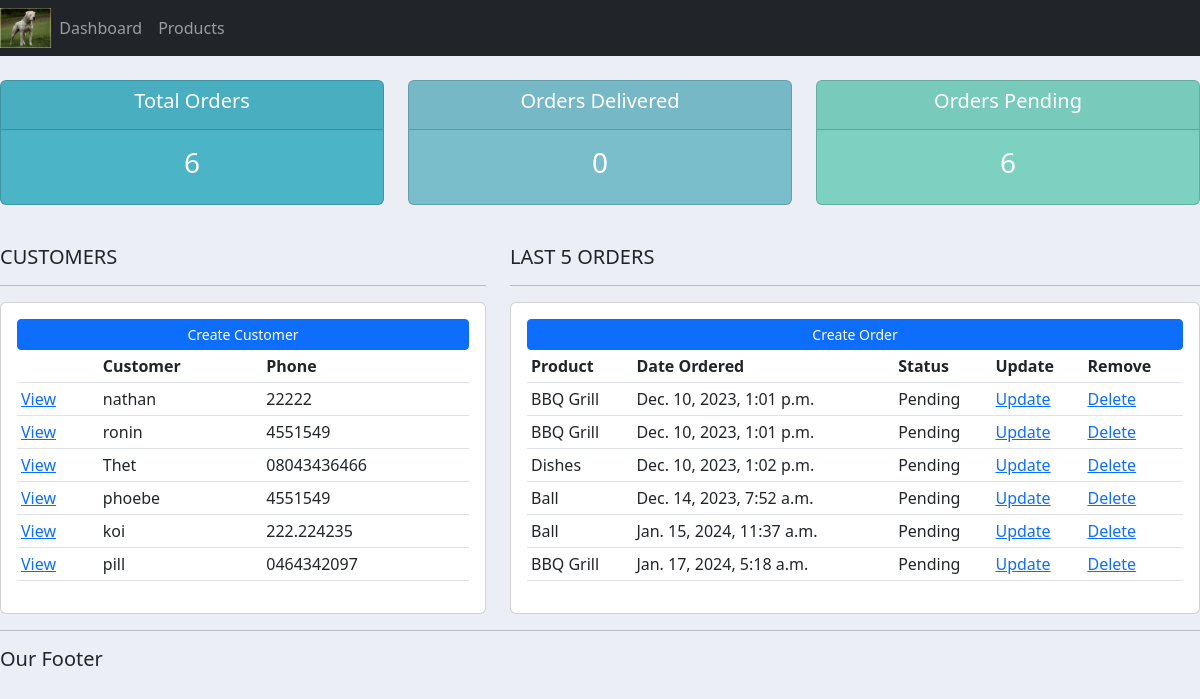
Before: / with the older database file.
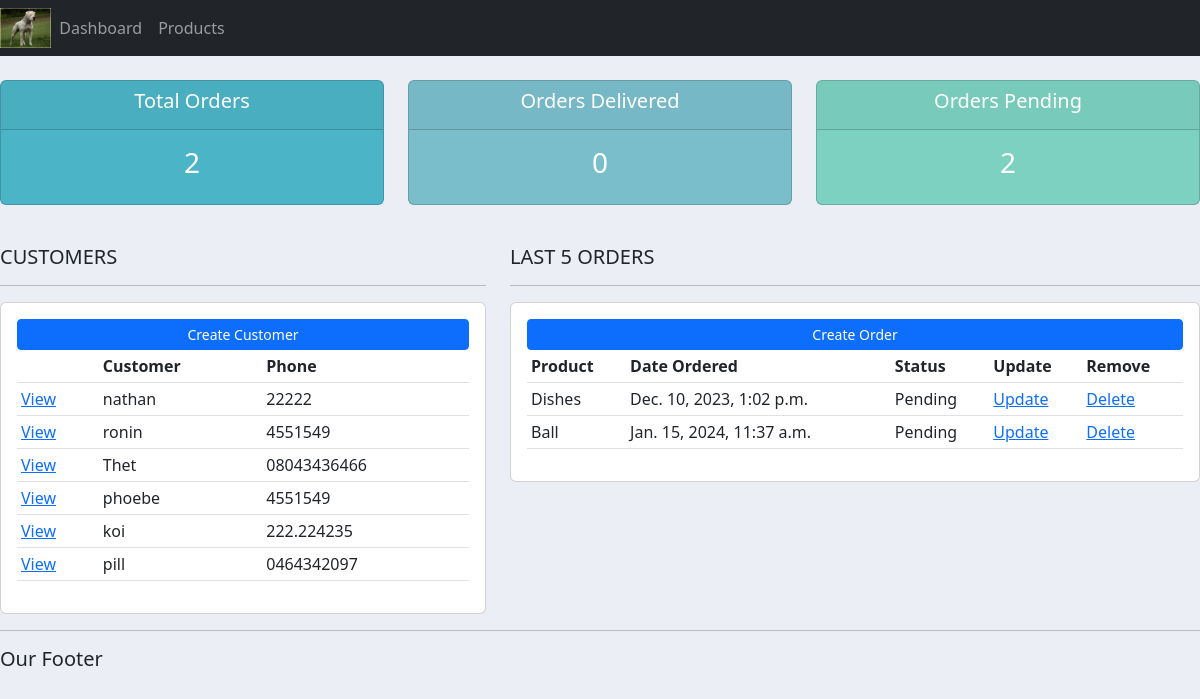
After: the same page with the newer database file.
### accounts/models.py (models this page shows, shortened)
class Customer(models.Model):
    name = models.CharField(max_length=50, null=True) #null=True essentially makes it OK to not set a default value
    phone = models.CharField(max_length=30, null=True)
    email = models.CharField(max_length=50, null=True)
    date_created = models.DateTimeField(auto_now_add=True)

class Order(models.Model):
    STATUS = (
                ('Pending', 'Pending'),
                ('Out for delivery', 'Out for delivery'),
                ('Delivered', 'Delivered')
    )
    customer = models.ForeignKey(Customer, null=True, on_delete=models.SET_NULL)
    product = models.ForeignKey(Product, null=True, on_delete=models.SET_NULL)
    date_created = models.DateTimeField(auto_now_add=True)
    status = models.CharField(max_length=50, null=True, choices=STATUS)

class Product(models.Model):
    CATEGORY = (
                    ('Indoor', 'Indoor'),
                    ('Outdoor', 'Outdoor'),
    )
    name = models.CharField(max_length=50, null=True)
    price = models.FloatField(null=True)
    category = models.CharField(max_length=200, null=True, choices=CATEGORY)
    description = models.CharField(max_length=200, null=True, blank=True)
    date_created = models.DateTimeField(auto_now_add=True)
    tags = models.ManyToManyField(Tag)
    def __str__(self):
        return self.name

### accounts/views.py (the view)
# urls.py: path('', views.home, name='home'),
def home(request):
    orders = Order.objects.all()
    customers = Customer.objects.all()
    total_customers = customers.count()
    total_orders = orders.count()
    delivered = orders.filter(status = "Delivered").count()
    pending = orders.filter(status = "Pending").count()
    context = {'orders' : orders,
               'customers' : customers,
               'total_orders' : total_orders,
               'delivered' : delivered,
               'pending' : pending,
               }
    return render(request, 'accounts/dashboard.html', context)

### accounts/templates/accounts/dashboard.html
{% extends 'accounts/main.html' %}
{% block content %}
{% include 'accounts/status.html' %}
<br>
<div class="row">
    <div class="col-md-5">
        <h5>CUSTOMERS</h5>
        <hr>
        <div class="card card-body">
            <a class="btn btn-primary  btn-sm btn-block" href="">Create Customer</a>
                <table class="table table-sm">
                    <tr>
                        <th></th>
                        <th>Customer</th>
                        <th>Phone</th>
                    </tr>
                    {% for customer in customers %}
                    <tr>
                     <td><a href="{% url 'customer' customer.id %}">View</a></td>
                     <td>{{ customer.name }}</td>
                     <td>{{ customer.phone }}</td>
                    </tr>
                     {% endfor %}
                </table>
        </div>
    </div>
    <div class="col-md-7">
        <h5>LAST 5 ORDERS</h5>
        <hr>
        <div class="card card-body">
            <a class="btn btn-primary  btn-sm btn-block" href="{% url 'create_order' %}">Create Order</a>
            <table class="table table-sm">
                <tr>
                    <th>Product</th>
                    <th>Date Ordered</th>
                    <th>Status</th>
                    <th>Update</th>
                    <th>Remove</th>
                </tr>
                {% for order in orders %}
               <tr>
                <td>{{ order.product }}</td>
                <td>{{ order.date_created }}</td>
                <td>{{ order.status }}</td>
                <td><a href="{% url 'update_order' order.id %} ">Update</a></td>
                <td><a href="{% url 'delete_order' order.id %} ">Delete</a></td>
                {% endfor %}
               </tr>
            </table>
        </div>
    </div>
</div>
{% endblock %}

### accounts/templates/accounts/main.html (shortened to what this page needs)
{% load static %}
<!DOCTYPE html>
<html>
    <head>
        <link rel="stylesheet" href="https://cdn.jsdelivr.net/npm/bootstrap@5.2.3/dist/css/bootstrap.min.css">
        <link rel="stylesheet" type="text/css" href="{% static '/css/main.css' %}">
    </head>
    <body>
       {% include 'accounts/navbar.html' %}
        {% block content %}
        {% endblock %}
        <hr>
        <h5>Our Footer</h5>
    </body>
</html>

### accounts/templates/accounts/navbar.html (shortened to what this page needs)
{% load static %}
<nav class="navbar navbar-expand-lg navbar-dark bg-dark">
   <img src="{% static '/images/perfAB.jpeg' %}" height="40">
    <div class="collapse navbar-collapse" id="navbarNav">
      <ul class="navbar-nav">
        <li class="nav-item active">
          <a class="nav-link" href="{% url 'home' %}">Dashboard</a>
        </li>
        <li class="nav-item">
          <a class="nav-link" href="{% url 'products' %}">Products</a>
        </li>
      </ul>
    </div>
  </nav>

### accounts/templates/accounts/status.html
<br>
<div class="row">
	<div class="col">
		<div class="col-md">
			<div class="card text-center text-white  mb-3" id="total-orders">
			  	<div class="card-header">
			  		<h5 class="card-title">Total Orders</h5>
			  	</div>
			  	<div class="card-body">
			    	<h3 class="card-title">{{total_orders}}</h3>
			  	</div>
			</div>
		</div>
	</div>
	<div class="col">
		<div class="col-md">
			<div class="card text-center text-white  mb-3" id="orders-delivered">
			  	<div class="card-header">
			  		<h5 class="card-title">Orders Delivered</h5>
			  	</div>
			  	<div class="card-body">
			    	<h3 class="card-title">{{delivered}}</h3>
			  	</div>
			</div>
		</div>
	</div>
	<div class="col">
		<div class="col-md">
			<div class="card text-center text-white  mb-3" id="orders-pending">
			  	<div class="card-header">
			  		<h5 class="card-title">Orders Pending</h5>
			  	</div>
			  	<div class="card-body">
			    	<h3 class="card-title">{{pending}}</h3>
			  	</div>
			</div>
		</div>
	</div>
</div>

### static/css/main.css (style rules this page uses)
body { background-color: #ebeff5; }
#total-orders { background-color: #4cb4c7; }
#orders-delivered { background-color: #7abecc; }
#orders-pending { background-color: #7CD1C0; }

Changed rows visible on the page:
removed Order: product "BBQ Grill", date_created "Dec. 10, 2023, 1:01 p.m.", status "Pending"
removed Order: product "BBQ Grill", date_created "Dec. 10, 2023, 1:01 p.m.", status "Pending"
removed Order: product "Ball", date_created "Dec. 14, 2023, 7:52 a.m.", status "Pending"
removed Order: product "BBQ Grill", date_created "Jan. 17, 2024, 5:18 a.m.", status "Pending"
Other visible differences:
{{ total_orders }}: "6" → "2"
{{ pending }}: "6" → "2"
